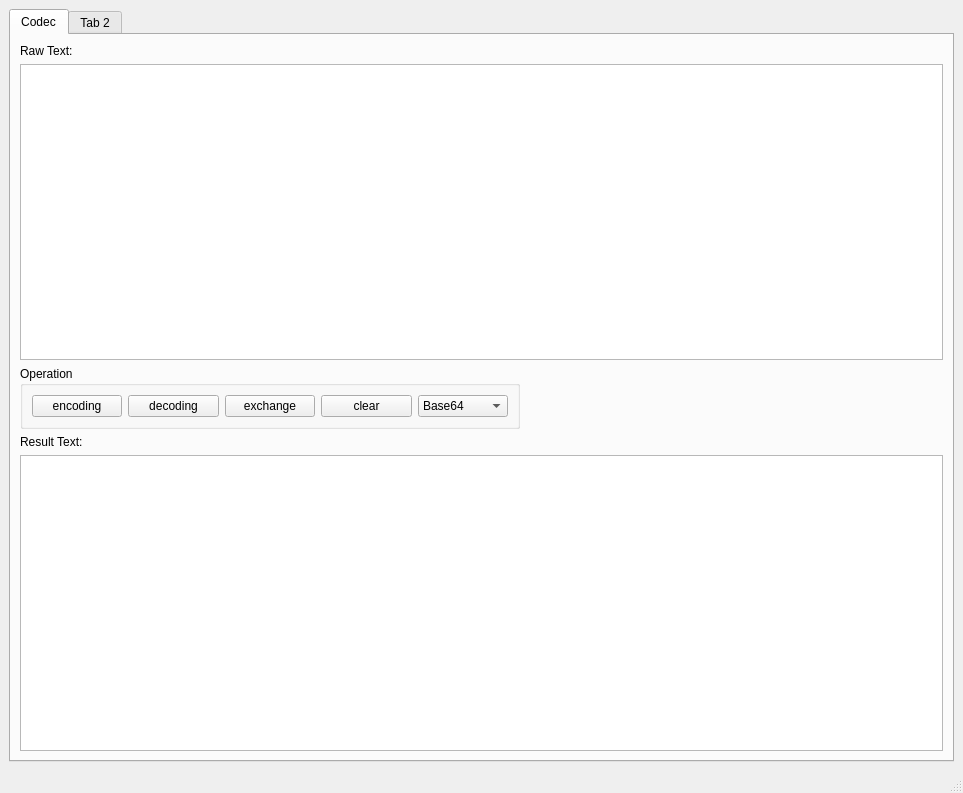
<?xml version="1.0" encoding="UTF-8"?>
<ui version="4.0">
 <class>MainWindow</class>
 <widget class="QMainWindow" name="MainWindow">
  <property name="geometry">
   <rect>
    <x>0</x>
    <y>0</y>
    <width>963</width>
    <height>793</height>
   </rect>
  </property>
  <property name="windowTitle">
   <string>MainWindow</string>
  </property>
  <widget class="QWidget" name="centralwidget">
   <layout class="QGridLayout" name="gridLayout">
    <item row="0" column="0">
     <widget class="QTabWidget" name="tabWidget">
      <property name="sizePolicy">
       <sizepolicy hsizetype="Expanding" vsizetype="Expanding">
        <horstretch>1</horstretch>
        <verstretch>0</verstretch>
       </sizepolicy>
      </property>
      <property name="minimumSize">
       <size>
        <width>571</width>
        <height>0</height>
       </size>
      </property>
      <property name="maximumSize">
       <size>
        <width>16777215</width>
        <height>16777215</height>
       </size>
      </property>
      <property name="currentIndex">
       <number>0</number>
      </property>
      <widget class="QWidget" name="tab">
       <attribute name="title">
        <string>Codec</string>
       </attribute>
       <layout class="QVBoxLayout" name="verticalLayout">
        <item>
         <widget class="QLabel" name="label">
          <property name="text">
           <string>Raw Text:</string>
          </property>
         </widget>
        </item>
        <item>
         <widget class="QTextEdit" name="txtRaw"/>
        </item>
        <item>
         <widget class="QGroupBox" name="groupBox">
          <property name="minimumSize">
           <size>
            <width>0</width>
            <height>0</height>
           </size>
          </property>
          <property name="maximumSize">
           <size>
            <width>500</width>
            <height>16777215</height>
           </size>
          </property>
          <property name="title">
           <string>Operation</string>
          </property>
          <layout class="QHBoxLayout" name="horizontalLayout">
           <item>
            <widget class="QPushButton" name="btnEncoding">
             <property name="text">
              <string>encoding</string>
             </property>
            </widget>
           </item>
           <item>
            <widget class="QPushButton" name="btnDecoding">
             <property name="text">
              <string>decoding</string>
             </property>
            </widget>
           </item>
           <item>
            <widget class="QPushButton" name="btnExchange">
             <property name="text">
              <string>exchange</string>
             </property>
            </widget>
           </item>
           <item>
            <widget class="QPushButton" name="btnClear">
             <property name="sizePolicy">
              <sizepolicy hsizetype="Minimum" vsizetype="Preferred">
               <horstretch>0</horstretch>
               <verstretch>0</verstretch>
              </sizepolicy>
             </property>
             <property name="text">
              <string>clear</string>
             </property>
            </widget>
           </item>
           <item>
            <widget class="QComboBox" name="cboxCodecType">
             <property name="sizePolicy">
              <sizepolicy hsizetype="Preferred" vsizetype="Preferred">
               <horstretch>0</horstretch>
               <verstretch>0</verstretch>
              </sizepolicy>
             </property>
             <item>
              <property name="text">
               <string>Base64</string>
              </property>
             </item>
             <item>
              <property name="text">
               <string>Base16</string>
              </property>
             </item>
            </widget>
           </item>
          </layout>
         </widget>
        </item>
        <item>
         <widget class="QLabel" name="label_2">
          <property name="text">
           <string>Result Text:</string>
          </property>
         </widget>
        </item>
        <item>
         <widget class="QTextEdit" name="txtResult"/>
        </item>
       </layout>
      </widget>
      <widget class="QWidget" name="tab_2">
       <attribute name="title">
        <string>Tab 2</string>
       </attribute>
      </widget>
     </widget>
    </item>
   </layout>
  </widget>
  <widget class="QMenuBar" name="menubar">
   <property name="geometry">
    <rect>
     <x>0</x>
     <y>0</y>
     <width>963</width>
     <height>26</height>
    </rect>
   </property>
  </widget>
  <widget class="QStatusBar" name="statusbar"/>
 </widget>
 <resources/>
 <connections>
  <connection>
   <sender>btnClear</sender>
   <signal>clicked()</signal>
   <receiver>txtResult</receiver>
   <slot>clear()</slot>
   <hints>
    <hint type="sourcelabel">
     <x>354</x>
     <y>412</y>
    </hint>
    <hint type="destinationlabel">
     <x>348</x>
     <y>551</y>
    </hint>
   </hints>
  </connection>
  <connection>
   <sender>btnClear</sender>
   <signal>clicked()</signal>
   <receiver>txtRaw</receiver>
   <slot>clear()</slot>
   <hints>
    <hint type="sourcelabel">
     <x>379</x>
     <y>407</y>
    </hint>
    <hint type="destinationlabel">
     <x>375</x>
     <y>283</y>
    </hint>
   </hints>
  </connection>
 </connections>
</ui>
